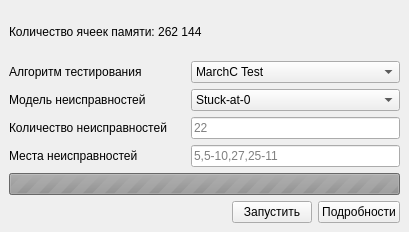
<?xml version="1.0" encoding="UTF-8"?>
<ui version="4.0">
 <class>MainWindow</class>
 <widget class="QMainWindow" name="MainWindow">
  <property name="geometry">
   <rect>
    <x>0</x>
    <y>0</y>
    <width>409</width>
    <height>232</height>
   </rect>
  </property>
  <property name="windowTitle">
   <string>Цифровой двойник ОЗУ</string>
  </property>
  <widget class="QWidget" name="centralwidget">
   <layout class="QVBoxLayout" name="verticalLayout">
    <item>
     <widget class="QLabel" name="labelRam">
      <property name="text">
       <string>Количество ячеек памяти: 262 144</string>
      </property>
     </widget>
    </item>
    <item>
     <layout class="QFormLayout" name="formLayout">
      <property name="labelAlignment">
       <set>Qt::AlignmentFlag::AlignLeading|Qt::AlignmentFlag::AlignLeft|Qt::AlignmentFlag::AlignVCenter</set>
      </property>
      <property name="horizontalSpacing">
       <number>24</number>
      </property>
      <item row="0" column="0">
       <widget class="QLabel" name="labelAlgorithm">
        <property name="text">
         <string>Алгоритм тестирования</string>
        </property>
       </widget>
      </item>
      <item row="1" column="0">
       <widget class="QLabel" name="labelDefect">
        <property name="text">
         <string>Модель неисправностей</string>
        </property>
       </widget>
      </item>
      <item row="0" column="1">
       <widget class="QComboBox" name="comboBoxAlgorithm">
        <property name="sizePolicy">
         <sizepolicy hsizetype="Expanding" vsizetype="Fixed">
          <horstretch>0</horstretch>
          <verstretch>0</verstretch>
         </sizepolicy>
        </property>
        <item>
         <property name="text">
          <string>MarchC Test</string>
         </property>
        </item>
        <item>
         <property name="text">
          <string>MarchLR Test</string>
         </property>
        </item>
        <item>
         <property name="text">
          <string>Checkerboard Test</string>
         </property>
        </item>
        <item>
         <property name="text">
          <string>MATS++</string>
         </property>
        </item>
       </widget>
      </item>
      <item row="1" column="1">
       <widget class="QComboBox" name="comboBoxDefect">
        <property name="sizePolicy">
         <sizepolicy hsizetype="Expanding" vsizetype="Fixed">
          <horstretch>0</horstretch>
          <verstretch>0</verstretch>
         </sizepolicy>
        </property>
        <item>
         <property name="text">
          <string>Stuck-at-0</string>
         </property>
        </item>
        <item>
         <property name="text">
          <string>Stuck-at-1</string>
         </property>
        </item>
        <item>
         <property name="text">
          <string>Bit-flip physical(read)</string>
         </property>
        </item>
        <item>
         <property name="text">
          <string>Bit-flip logical(write)</string>
         </property>
        </item>
       </widget>
      </item>
      <item row="2" column="0">
       <widget class="QLabel" name="labelRndSelect">
        <property name="text">
         <string>Количество неисправностей</string>
        </property>
       </widget>
      </item>
      <item row="2" column="1">
       <widget class="QLineEdit" name="lineEditRndSelect">
        <property name="toolTip">
         <string>Число случайных неповторяющихся ячеек, в которых будет выбранная неисправность</string>
        </property>
        <property name="placeholderText">
         <string>22</string>
        </property>
       </widget>
      </item>
      <item row="3" column="0">
       <widget class="QLabel" name="labelSelect">
        <property name="text">
         <string>Места неисправностей</string>
        </property>
       </widget>
      </item>
      <item row="3" column="1">
       <widget class="QLineEdit" name="lineEditSelect">
        <property name="toolTip">
         <string>Введите числа и диапазоны через запятую для ячеек, в которых точно будет выбранная неисправность. Например: 5,5-10,27,25-11</string>
        </property>
        <property name="placeholderText">
         <string>5,5-10,27,25-11</string>
        </property>
       </widget>
      </item>
     </layout>
    </item>
    <item>
     <widget class="QProgressBar" name="progressBar">
      <property name="enabled">
       <bool>false</bool>
      </property>
      <property name="maximum">
       <number>0</number>
      </property>
      <property name="value">
       <number>0</number>
      </property>
      <property name="textVisible">
       <bool>false</bool>
      </property>
      <property name="textDirection">
       <enum>QProgressBar::Direction::TopToBottom</enum>
      </property>
      <property name="format">
       <string>%p%</string>
      </property>
     </widget>
    </item>
    <item>
     <layout class="QHBoxLayout" name="horizontalLayout">
      <item>
       <spacer name="horizontalSpacer">
        <property name="orientation">
         <enum>Qt::Orientation::Horizontal</enum>
        </property>
        <property name="sizeHint" stdset="0">
         <size>
          <width>40</width>
          <height>20</height>
         </size>
        </property>
       </spacer>
      </item>
      <item>
       <widget class="QPushButton" name="pushButtonStart">
        <property name="enabled">
         <bool>true</bool>
        </property>
        <property name="text">
         <string>Запустить</string>
        </property>
       </widget>
      </item>
      <item>
       <widget class="QPushButton" name="pushButtonDetails">
        <property name="text">
         <string>Подробности</string>
        </property>
       </widget>
      </item>
     </layout>
    </item>
   </layout>
  </widget>
 </widget>
 <resources/>
 <connections/>
</ui>
